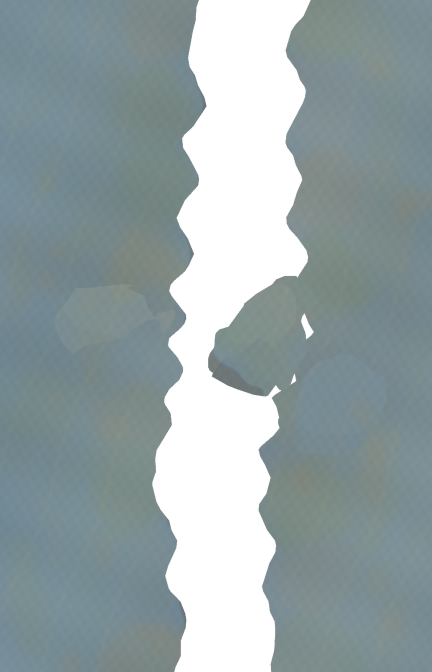
#> input picture design/cave-room/sculpt/assets/room-albedo.png, 864 x 1344 px (shown at 1/2 size); its folder holds 3 pictures in this run
$ python check.py
#> lines starting #> are read from the running program, lines starting #| are printed output that depends on the picture; after the words box and inside, x2 and y2 are one past the last pixel; in counts of white or black regions, pixels touching at a corner belong together
from pathlib import Path
import json
import math
import numpy as np
from PIL import Image

OUT=Path(__file__).resolve().parent/'assets'
scene=json.loads((OUT/'scene.json').read_text())
#> (reads design/cave-room/sculpt/assets/scene.json from the repository)
report=json.loads((OUT/'report.json').read_text())
#> (reads design/cave-room/sculpt/assets/report.json from the repository)
albedo=np.asarray(Image.open(OUT/'room-albedo.png').convert('RGBA'))
#> albedo is the input picture: shape (1344, 864, 4); mean R, G, B, A 94.3, 108.3, 110.6, 199.1
normal=np.asarray(Image.open(OUT/'room-normal.png').convert('RGBA'))
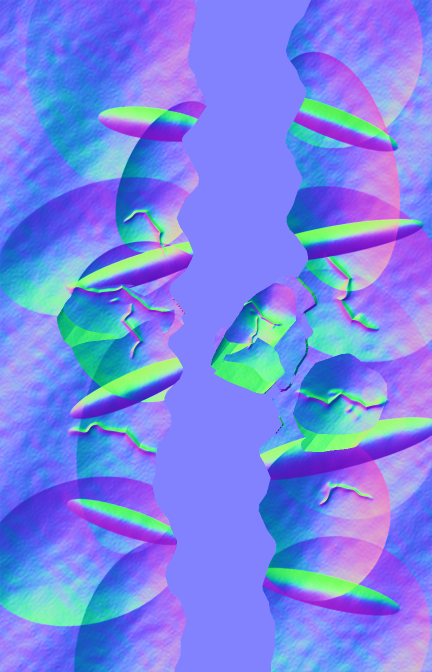
#> input picture design/cave-room/sculpt/assets/room-normal.png, 864 x 1344 px (shown at 1/2 size)
#> normal is the input picture: shape (1344, 864, 4); mean R, G, B, A 119.8, 132.8, 232.6, 255
detail=np.asarray(Image.open(OUT/'room-detail.png').convert('RGBA'))
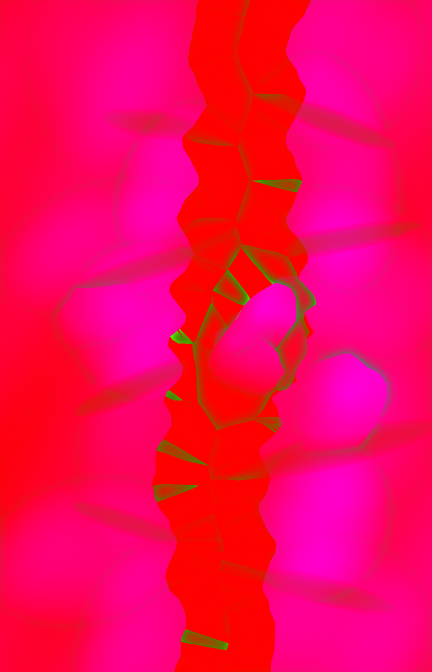
#> input picture design/cave-room/sculpt/assets/room-detail.png, 864 x 1344 px (shown at 1/2 size)
#> detail is the input picture: shape (1344, 864, 4); mean R, G, B, A 249.3, 4.2, 85.7, 255
assert albedo.shape==normal.shape==detail.shape==(1344,864,4)
assert sum(len(p) for p in scene['shapes'])<=240,'Do not multiply outline cost to manufacture irregularity'
assert len(scene['shapes'])==3
assert (albedo[:,:,3]>0).any() and ((albedo[:,:,3]>0)&(albedo[:,:,3]<255)).any(),'Keep fractional AA coverage'

def inside(poly,x,y):
    hit=False
    for a,b in zip(poly,poly[1:]+poly[:1]):
        if (a[1]>y)!=(b[1]>y) and x<(b[0]-a[0])*(y-a[1])/(b[1]-a[1])+a[0]:
            hit=not hit
    return hit

def edge_distance(poly,x,y):
    best=math.inf
    for a,b in zip(poly,poly[1:]+poly[:1]):
        dx,dy=b[0]-a[0],b[1]-a[1]
        t=max(0,min(1,((x-a[0])*dx+(y-a[1])*dy)/(dx*dx+dy*dy or 1)))
        best=min(best,math.hypot(x-a[0]-dx*t,y-a[1]-dy*t))
    return best

samples=0
for y in range(5,1115,17):
    for x in range(5,715,13):
        if min(edge_distance(p,x,y) for p in scene['shapes'])<2:
            continue
        drawn=albedo[min(1343,int(y*1.2)),min(863,int(x*1.2)),3]>127
        assert drawn==any(inside(p,x,y) for p in scene['shapes']),(x,y)
        samples+=1
#> after the loop, samples = 3576
# Inverse projection must use the geometry's own depth scale and lamp height.
for h in [8,29,70,110,140,185]:
    for sx,sy,lx,ly in [(402,566,358,772),(290,537,350,684)]:
        lamp=scene['lampHeight']
        px,py=scene['projection']
        actual=(sx-px*h-(lx-px*lamp),sy-py*h-(ly-py*lamp))
        shader=(sx-lx+px*(lamp-h),sy-ly+py*(lamp-h))
        assert max(abs(a-b) for a,b in zip(actual,shader))<1e-9
assert scene['heightScale']>report['heightPercentiles'][-1]
mask=albedo[:,:,3]>250
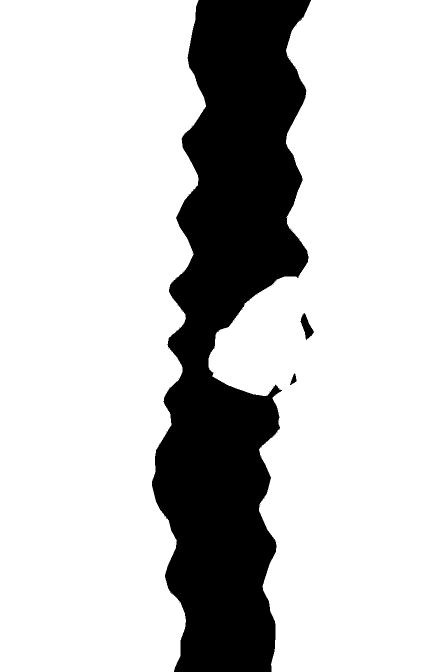
#> mask: shape (1344, 864) bool (shown at 1/2 size); 77.9% white; 4 black regions (1 under 20 px), largest, box (x1, y1, x2, y2) and area: (304, 0, 622, 1344) 255744, (601, 626, 628, 680) 676, (580, 747, 593, 770) 151
n=normal[:,:,:3].astype(float)/255*2-1
export=report.get('export')
#> (the run stopped early here; a loop or call above may not have finished)
